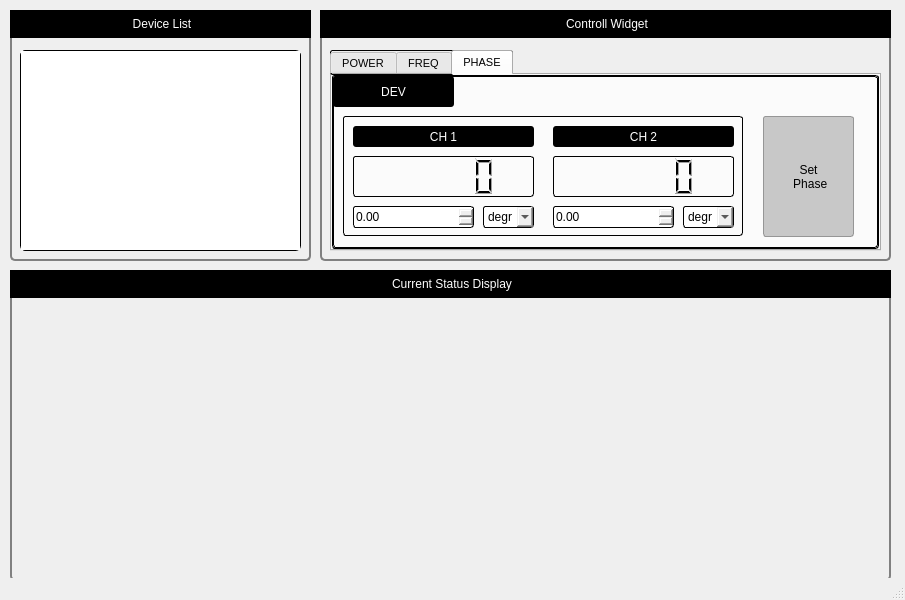
<?xml version="1.0" encoding="UTF-8"?>
<ui version="4.0">
 <class>MainWindow</class>
 <widget class="QMainWindow" name="MainWindow">
  <property name="geometry">
   <rect>
    <x>0</x>
    <y>0</y>
    <width>905</width>
    <height>600</height>
   </rect>
  </property>
  <property name="windowTitle">
   <string>MainWindow</string>
  </property>
  <widget class="QWidget" name="centralwidget">
   <widget class="QGroupBox" name="DEV_LIST">
    <property name="geometry">
     <rect>
      <x>10</x>
      <y>10</y>
      <width>301</width>
      <height>251</height>
     </rect>
    </property>
    <property name="styleSheet">
     <string notr="true">QGroupBox:title {
subcontrol-origin: margin;
subcontrol-position: top center;
padding-left: 120px;
padding-right: 120px; 
padding-top: 5px;
padding-bottom: 5px;
border: 2px solid black;
border-radius: 1px;
background-color: rgb(0,0,0)}

QGroupBox {
border: 2px solid gray;
border-radius: 5px;
font: 10pt &quot;Arial Black&quot;;
color:rgb(255,255,255);
}
</string>
    </property>
    <property name="title">
     <string>Device List</string>
    </property>
    <property name="alignment">
     <set>Qt::AlignCenter</set>
    </property>
    <widget class="QListWidget" name="listWidget">
     <property name="geometry">
      <rect>
       <x>10</x>
       <y>40</y>
       <width>281</width>
       <height>201</height>
      </rect>
     </property>
     <property name="styleSheet">
      <string notr="true">border:1px solid black;
border-radius: 5px;
font: 8pt &quot;Arial Black&quot;;
color:rgb(0,0,0);

</string>
     </property>
    </widget>
   </widget>
   <widget class="QGroupBox" name="CTL_WIDGET">
    <property name="geometry">
     <rect>
      <x>320</x>
      <y>10</y>
      <width>571</width>
      <height>251</height>
     </rect>
    </property>
    <property name="styleSheet">
     <string notr="true">QGroupBox:title {
subcontrol-origin: margin;
subcontrol-position: top center;
padding-left: 250px;
padding-right: 250px; 
padding-top: 5px;
padding-bottom: 5px;
border: 2px solid black;
border-radius: 1px;
background-color: rgb(0,0,0)}

QGroupBox {
border: 2px solid gray;
border-radius: 5px;
font: 10pt &quot;Arial Black&quot;;
color:rgb(255,255,255);
}
</string>
    </property>
    <property name="title">
     <string>Controll Widget</string>
    </property>
    <property name="alignment">
     <set>Qt::AlignCenter</set>
    </property>
    <widget class="QTabWidget" name="CTL_TAB">
     <property name="geometry">
      <rect>
       <x>10</x>
       <y>40</y>
       <width>551</width>
       <height>201</height>
      </rect>
     </property>
     <property name="font">
      <font>
       <family>Arial</family>
       <pointsize>8</pointsize>
       <weight>50</weight>
       <italic>false</italic>
       <bold>false</bold>
      </font>
     </property>
     <property name="styleSheet">
      <string notr="true">border: 1px solid black;
border-radius: 3px;
font: 8pt &quot;Arial&quot;;
color:rgb(0,0,0);

</string>
     </property>
     <property name="currentIndex">
      <number>2</number>
     </property>
     <widget class="QWidget" name="POWER">
      <attribute name="title">
       <string>POWER</string>
      </attribute>
      <widget class="QLabel" name="DEV_NAME">
       <property name="geometry">
        <rect>
         <x>0</x>
         <y>0</y>
         <width>121</width>
         <height>31</height>
        </rect>
       </property>
       <property name="styleSheet">
        <string notr="true">border: 0px solid;
font: 8pt &quot;Arial Black&quot;;
color:rgb(255,255,255);
background-color:rgb(0,0,0);
</string>
       </property>
       <property name="text">
        <string>DEV</string>
       </property>
       <property name="alignment">
        <set>Qt::AlignCenter</set>
       </property>
      </widget>
      <widget class="QGroupBox" name="PWR_CTL">
       <property name="geometry">
        <rect>
         <x>10</x>
         <y>40</y>
         <width>400</width>
         <height>120</height>
        </rect>
       </property>
       <property name="minimumSize">
        <size>
         <width>200</width>
         <height>120</height>
        </size>
       </property>
       <property name="maximumSize">
        <size>
         <width>400</width>
         <height>120</height>
        </size>
       </property>
       <property name="title">
        <string/>
       </property>
       <widget class="QComboBox" name="PWR_UNIT_CH1">
        <property name="geometry">
         <rect>
          <x>140</x>
          <y>90</y>
          <width>51</width>
          <height>22</height>
         </rect>
        </property>
        <item>
         <property name="text">
          <string>dBm</string>
         </property>
        </item>
       </widget>
       <widget class="QDoubleSpinBox" name="PWR_VAL_CH1">
        <property name="geometry">
         <rect>
          <x>10</x>
          <y>90</y>
          <width>121</width>
          <height>22</height>
         </rect>
        </property>
       </widget>
       <widget class="QLCDNumber" name="PWR_DISP_CH1">
        <property name="geometry">
         <rect>
          <x>10</x>
          <y>40</y>
          <width>181</width>
          <height>41</height>
         </rect>
        </property>
       </widget>
       <widget class="QLabel" name="LBL_CH">
        <property name="geometry">
         <rect>
          <x>10</x>
          <y>10</y>
          <width>181</width>
          <height>21</height>
         </rect>
        </property>
        <property name="styleSheet">
         <string notr="true">border: 0px solid;
font: 8pt &quot;Arial Black&quot;;
color:rgb(255,255,255);
background-color:rgb(0,0,0);</string>
        </property>
        <property name="text">
         <string>CH 1</string>
        </property>
        <property name="alignment">
         <set>Qt::AlignCenter</set>
        </property>
       </widget>
       <widget class="QComboBox" name="PWR_UNIT_CH2">
        <property name="geometry">
         <rect>
          <x>340</x>
          <y>90</y>
          <width>51</width>
          <height>22</height>
         </rect>
        </property>
        <item>
         <property name="text">
          <string>dBm</string>
         </property>
        </item>
       </widget>
       <widget class="QDoubleSpinBox" name="PWR_VAL_CH2">
        <property name="geometry">
         <rect>
          <x>210</x>
          <y>90</y>
          <width>121</width>
          <height>22</height>
         </rect>
        </property>
       </widget>
       <widget class="QLCDNumber" name="PWR_DISP_CH2">
        <property name="geometry">
         <rect>
          <x>210</x>
          <y>40</y>
          <width>181</width>
          <height>41</height>
         </rect>
        </property>
       </widget>
       <widget class="QLabel" name="LBL_CH2">
        <property name="geometry">
         <rect>
          <x>210</x>
          <y>10</y>
          <width>181</width>
          <height>21</height>
         </rect>
        </property>
        <property name="styleSheet">
         <string notr="true">border: 0px solid;
font: 8pt &quot;Arial Black&quot;;
color:rgb(255,255,255);
background-color:rgb(0,0,0);</string>
        </property>
        <property name="text">
         <string>CH 2</string>
        </property>
        <property name="alignment">
         <set>Qt::AlignCenter</set>
        </property>
       </widget>
      </widget>
      <widget class="QPushButton" name="BTN_PWR">
       <property name="geometry">
        <rect>
         <x>430</x>
         <y>40</y>
         <width>91</width>
         <height>121</height>
        </rect>
       </property>
       <property name="styleSheet">
        <string notr="true">border: 1px solid black;
border-color: rgb(150,150,150);
border-radius: 3px;
font: 8pt &quot;Arial&quot;;
color:rgb(0,0,0);
background-color:rgb(200,200,200);

</string>
       </property>
       <property name="text">
        <string>Set 
 Power</string>
       </property>
      </widget>
     </widget>
     <widget class="QWidget" name="FREQ">
      <attribute name="title">
       <string>FREQ</string>
      </attribute>
      <widget class="QLabel" name="DEV_NAME2">
       <property name="geometry">
        <rect>
         <x>0</x>
         <y>0</y>
         <width>121</width>
         <height>31</height>
        </rect>
       </property>
       <property name="styleSheet">
        <string notr="true">border: 0px solid;
font: 8pt &quot;Arial Black&quot;;
color:rgb(255,255,255);
background-color:rgb(0,0,0);
</string>
       </property>
       <property name="text">
        <string>DEV</string>
       </property>
       <property name="alignment">
        <set>Qt::AlignCenter</set>
       </property>
      </widget>
      <widget class="QGroupBox" name="CTL_WIDGET_3">
       <property name="geometry">
        <rect>
         <x>10</x>
         <y>40</y>
         <width>400</width>
         <height>120</height>
        </rect>
       </property>
       <property name="minimumSize">
        <size>
         <width>200</width>
         <height>120</height>
        </size>
       </property>
       <property name="maximumSize">
        <size>
         <width>400</width>
         <height>120</height>
        </size>
       </property>
       <property name="title">
        <string/>
       </property>
       <widget class="QComboBox" name="FREQ_UNIT_CH1">
        <property name="geometry">
         <rect>
          <x>140</x>
          <y>90</y>
          <width>51</width>
          <height>22</height>
         </rect>
        </property>
        <item>
         <property name="text">
          <string>MHz</string>
         </property>
        </item>
        <item>
         <property name="text">
          <string>GHz</string>
         </property>
        </item>
       </widget>
       <widget class="QDoubleSpinBox" name="FREQ_VAL_CH1">
        <property name="geometry">
         <rect>
          <x>10</x>
          <y>90</y>
          <width>121</width>
          <height>22</height>
         </rect>
        </property>
       </widget>
       <widget class="QLCDNumber" name="FREQ_DISP_CH1">
        <property name="geometry">
         <rect>
          <x>10</x>
          <y>40</y>
          <width>181</width>
          <height>41</height>
         </rect>
        </property>
       </widget>
       <widget class="QLabel" name="LBL_CH_2">
        <property name="geometry">
         <rect>
          <x>10</x>
          <y>10</y>
          <width>181</width>
          <height>21</height>
         </rect>
        </property>
        <property name="styleSheet">
         <string notr="true">border: 0px solid;
font: 8pt &quot;Arial Black&quot;;
color:rgb(255,255,255);
background-color:rgb(0,0,0);</string>
        </property>
        <property name="text">
         <string>CH 1</string>
        </property>
        <property name="alignment">
         <set>Qt::AlignCenter</set>
        </property>
       </widget>
       <widget class="QComboBox" name="FREQ_UNIT_CH2">
        <property name="geometry">
         <rect>
          <x>340</x>
          <y>90</y>
          <width>51</width>
          <height>22</height>
         </rect>
        </property>
        <item>
         <property name="text">
          <string>MHz</string>
         </property>
        </item>
        <item>
         <property name="text">
          <string>GHz</string>
         </property>
        </item>
       </widget>
       <widget class="QDoubleSpinBox" name="FREQ_VAL_CH2">
        <property name="geometry">
         <rect>
          <x>210</x>
          <y>90</y>
          <width>121</width>
          <height>22</height>
         </rect>
        </property>
       </widget>
       <widget class="QLCDNumber" name="FREQ_DISP_CH2">
        <property name="geometry">
         <rect>
          <x>210</x>
          <y>40</y>
          <width>181</width>
          <height>41</height>
         </rect>
        </property>
       </widget>
       <widget class="QLabel" name="LBL_CH2_2">
        <property name="geometry">
         <rect>
          <x>210</x>
          <y>10</y>
          <width>181</width>
          <height>21</height>
         </rect>
        </property>
        <property name="styleSheet">
         <string notr="true">border: 0px solid;
font: 8pt &quot;Arial Black&quot;;
color:rgb(255,255,255);
background-color:rgb(0,0,0);</string>
        </property>
        <property name="text">
         <string>CH 2</string>
        </property>
        <property name="alignment">
         <set>Qt::AlignCenter</set>
        </property>
       </widget>
      </widget>
      <widget class="QPushButton" name="BTN_FREQ">
       <property name="geometry">
        <rect>
         <x>430</x>
         <y>40</y>
         <width>91</width>
         <height>121</height>
        </rect>
       </property>
       <property name="styleSheet">
        <string notr="true">border: 1px solid black;
border-color: rgb(150,150,150);
border-radius: 3px;
font: 8pt &quot;Arial&quot;;
color:rgb(0,0,0);
background-color:rgb(200,200,200);

</string>
       </property>
       <property name="text">
        <string>Set 
 Freq</string>
       </property>
      </widget>
     </widget>
     <widget class="QWidget" name="PHASE">
      <attribute name="title">
       <string>PHASE</string>
      </attribute>
      <widget class="QLabel" name="DEV_NAME3">
       <property name="geometry">
        <rect>
         <x>0</x>
         <y>0</y>
         <width>121</width>
         <height>31</height>
        </rect>
       </property>
       <property name="styleSheet">
        <string notr="true">border: 0px solid;
font: 8pt &quot;Arial Black&quot;;
color:rgb(255,255,255);
background-color:rgb(0,0,0);
</string>
       </property>
       <property name="text">
        <string>DEV</string>
       </property>
       <property name="alignment">
        <set>Qt::AlignCenter</set>
       </property>
      </widget>
      <widget class="QGroupBox" name="CTL_WIDGET_4">
       <property name="geometry">
        <rect>
         <x>10</x>
         <y>40</y>
         <width>400</width>
         <height>120</height>
        </rect>
       </property>
       <property name="minimumSize">
        <size>
         <width>200</width>
         <height>120</height>
        </size>
       </property>
       <property name="maximumSize">
        <size>
         <width>400</width>
         <height>120</height>
        </size>
       </property>
       <property name="title">
        <string/>
       </property>
       <widget class="QComboBox" name="BOX_UNIT_3">
        <property name="geometry">
         <rect>
          <x>140</x>
          <y>90</y>
          <width>51</width>
          <height>22</height>
         </rect>
        </property>
        <item>
         <property name="text">
          <string>degree</string>
         </property>
        </item>
       </widget>
       <widget class="QDoubleSpinBox" name="PHASE_VAL_CH1">
        <property name="geometry">
         <rect>
          <x>10</x>
          <y>90</y>
          <width>121</width>
          <height>22</height>
         </rect>
        </property>
       </widget>
       <widget class="QLCDNumber" name="PHASE_DISP_CH1">
        <property name="geometry">
         <rect>
          <x>10</x>
          <y>40</y>
          <width>181</width>
          <height>41</height>
         </rect>
        </property>
       </widget>
       <widget class="QLabel" name="LBL_CH_3">
        <property name="geometry">
         <rect>
          <x>10</x>
          <y>10</y>
          <width>181</width>
          <height>21</height>
         </rect>
        </property>
        <property name="styleSheet">
         <string notr="true">border: 0px solid;
font: 8pt &quot;Arial Black&quot;;
color:rgb(255,255,255);
background-color:rgb(0,0,0);</string>
        </property>
        <property name="text">
         <string>CH 1</string>
        </property>
        <property name="alignment">
         <set>Qt::AlignCenter</set>
        </property>
       </widget>
       <widget class="QComboBox" name="BOX_UNIT2_3">
        <property name="geometry">
         <rect>
          <x>340</x>
          <y>90</y>
          <width>51</width>
          <height>22</height>
         </rect>
        </property>
        <item>
         <property name="text">
          <string>degree</string>
         </property>
        </item>
       </widget>
       <widget class="QDoubleSpinBox" name="PHASE_VAL_CH2">
        <property name="geometry">
         <rect>
          <x>210</x>
          <y>90</y>
          <width>121</width>
          <height>22</height>
         </rect>
        </property>
       </widget>
       <widget class="QLCDNumber" name="PHASE_DISP_CH2">
        <property name="geometry">
         <rect>
          <x>210</x>
          <y>40</y>
          <width>181</width>
          <height>41</height>
         </rect>
        </property>
       </widget>
       <widget class="QLabel" name="LBL_CH2_3">
        <property name="geometry">
         <rect>
          <x>210</x>
          <y>10</y>
          <width>181</width>
          <height>21</height>
         </rect>
        </property>
        <property name="styleSheet">
         <string notr="true">border: 0px solid;
font: 8pt &quot;Arial Black&quot;;
color:rgb(255,255,255);
background-color:rgb(0,0,0);</string>
        </property>
        <property name="text">
         <string>CH 2</string>
        </property>
        <property name="alignment">
         <set>Qt::AlignCenter</set>
        </property>
       </widget>
      </widget>
      <widget class="QPushButton" name="BTN_PHASE">
       <property name="geometry">
        <rect>
         <x>430</x>
         <y>40</y>
         <width>91</width>
         <height>121</height>
        </rect>
       </property>
       <property name="styleSheet">
        <string notr="true">border: 1px solid black;
border-color: rgb(150,150,150);
border-radius: 3px;
font: 8pt &quot;Arial&quot;;
color:rgb(0,0,0);
background-color:rgb(200,200,200);

</string>
       </property>
       <property name="text">
        <string>Set 
 Phase</string>
       </property>
      </widget>
     </widget>
    </widget>
   </widget>
   <widget class="QGroupBox" name="STATUS_DIS">
    <property name="geometry">
     <rect>
      <x>10</x>
      <y>270</y>
      <width>881</width>
      <height>311</height>
     </rect>
    </property>
    <property name="styleSheet">
     <string notr="true">QGroupBox:title {
subcontrol-origin: margin;
subcontrol-position: top center;
padding-left: 500px;
padding-right: 500px; 
padding-top: 5px;
padding-bottom: 5px;
border: 2px solid black;
border-radius: 1px;
background-color: rgb(0,0,0)}

QGroupBox {
border: 2px solid gray;
border-radius: 5px;
font: 10pt &quot;Arial Black&quot;;
color:rgb(255,255,255);
}</string>
    </property>
    <property name="title">
     <string>Current Status Display</string>
    </property>
    <property name="alignment">
     <set>Qt::AlignCenter</set>
    </property>
   </widget>
  </widget>
  <widget class="QStatusBar" name="statusbar"/>
 </widget>
 <resources/>
 <connections/>
</ui>
